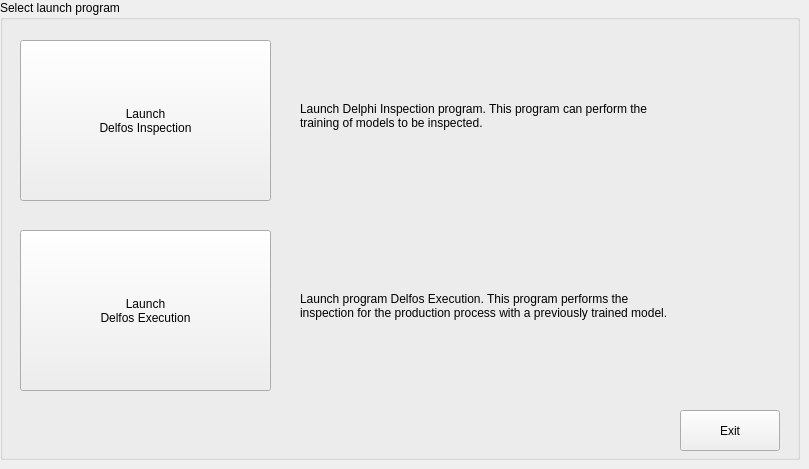
    <widget class="QWidget" name="tabLaunch">
     <attribute name="title">
      <string>Launch</string>
     </attribute>
     <widget class="QGroupBox" name="grpLaunch">
      <property name="geometry">
       <rect>
        <x>0</x>
        <y>0</y>
        <width>800</width>
        <height>460</height>
       </rect>
      </property>
      <property name="title">
       <string>Select launch program</string>
      </property>
      <widget class="QPushButton" name="cmdExit">
       <property name="geometry">
        <rect>
         <x>680</x>
         <y>410</y>
         <width>100</width>
         <height>41</height>
        </rect>
       </property>
       <property name="text">
        <string>Exit</string>
       </property>
      </widget>
      <widget class="QPushButton" name="cmdLaunchExecution">
       <property name="geometry">
        <rect>
         <x>20</x>
         <y>230</y>
         <width>251</width>
         <height>161</height>
        </rect>
       </property>
       <property name="text">
        <string>Launch
Delfos Execution</string>
       </property>
      </widget>
      <widget class="QPushButton" name="cmdLaunchInspection">
       <property name="geometry">
        <rect>
         <x>20</x>
         <y>40</y>
         <width>251</width>
         <height>161</height>
        </rect>
       </property>
       <property name="text">
        <string>Launch
Delfos Inspection</string>
       </property>
      </widget>
      <widget class="QLabel" name="lblDescriptionInspection">
       <property name="geometry">
        <rect>
         <x>300</x>
         <y>40</y>
         <width>371</width>
         <height>151</height>
        </rect>
       </property>
       <property name="text">
        <string>Launch Delphi Inspection program. This program can perform the training of models to be inspected.</string>
       </property>
       <property name="wordWrap">
        <bool>true</bool>
       </property>
      </widget>
      <widget class="QLabel" name="lblDescriptionExecution">
       <property name="geometry">
        <rect>
         <x>300</x>
         <y>230</y>
         <width>371</width>
         <height>151</height>
        </rect>
       </property>
       <property name="text">
        <string>Launch program Delfos Execution. This program performs the inspection for the production process with a previously trained model.</string>
       </property>
       <property name="wordWrap">
        <bool>true</bool>
       </property>
      </widget>
     </widget>
    </widget>
